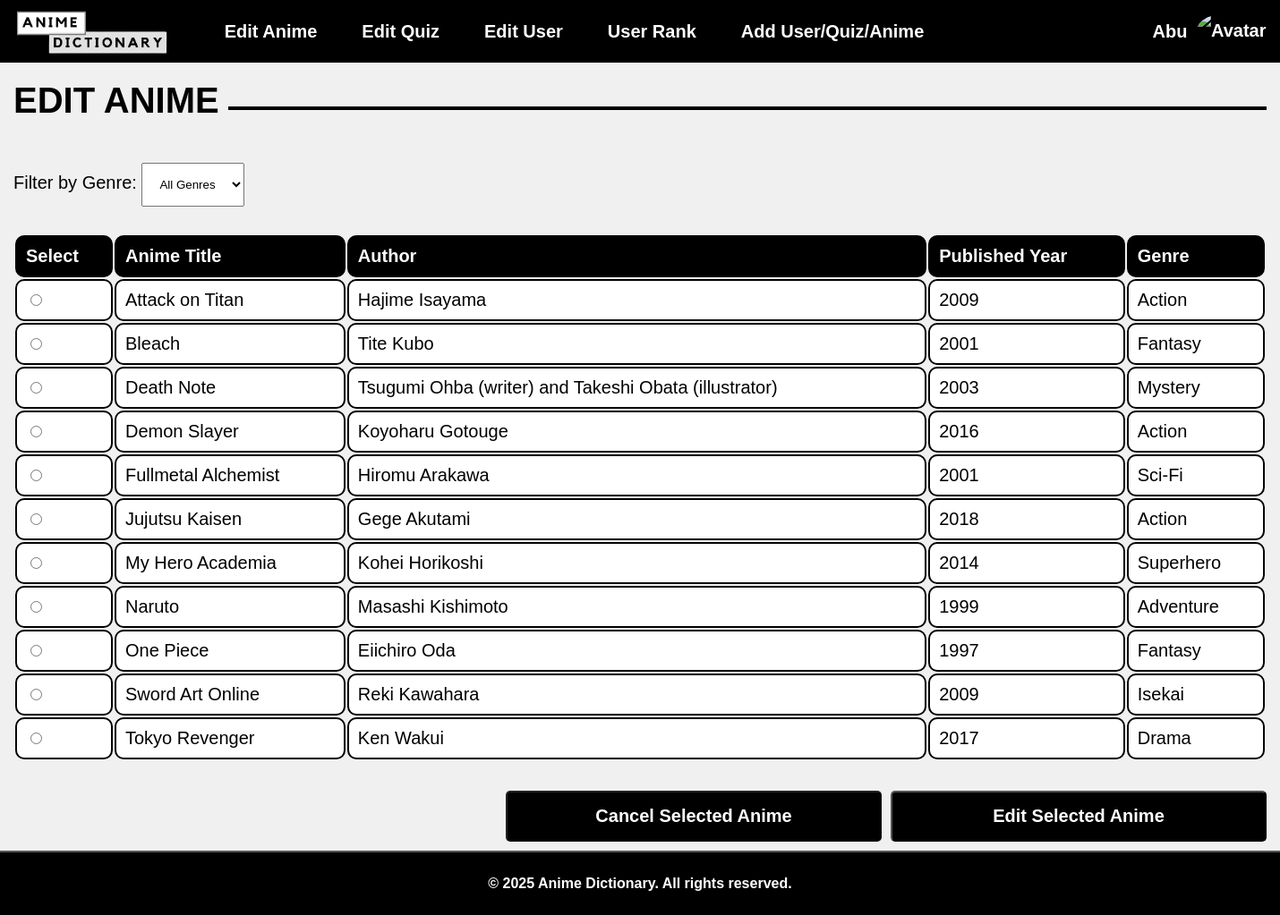
Screenshot of /edit-anime.php (signed in) with the database file from the repository.
### tables this page shows
CREATE TABLE IF NOT EXISTS `anime` (
  `AnimeID` varchar(4) NOT NULL,
  `AnimeTitle` varchar(100) DEFAULT NULL,
  `Author` varchar(100) NOT NULL,
  `PublishedYear` int NOT NULL,
  `Description` longtext NOT NULL,
  `Main_Character1` varchar(100) NOT NULL,
  `Main_Character2` varchar(100) NOT NULL,
  `Main_Character3` varchar(100) NOT NULL,
  `Main_Character4` varchar(100) NOT NULL,
  `Main_Character5` varchar(100) NOT NULL,
  `ImagePath` varchar(100) NOT NULL,
  `CategoryID` varchar(4) DEFAULT NULL,
  PRIMARY KEY (`AnimeID`),
  KEY `CategoryID` (`CategoryID`)
);

CREATE TABLE IF NOT EXISTS `category` (
  `CategoryID` varchar(4) NOT NULL,
  `Genre` varchar(30) DEFAULT NULL,
  `Genre_Pic` varchar(255) NOT NULL,
  PRIMARY KEY (`CategoryID`)
);

### edit-anime.php (the view, shortened to what this page needs)
<?php
include('connection.php');
include('header.php');
$query = "SELECT a.AnimeID, a.AnimeTitle, a.Author, a.PublishedYear, c.Genre
          FROM Anime a
          JOIN Category c ON a.CategoryID = c.CategoryID";
$query .= " ORDER BY a.AnimeTitle";
$result = mysqli_query($condb, $query);
?>
<!DOCTYPE html>
<html>
<head>
</head>
<body>
    <div class="title-container">
        <h1>EDIT ANIME</h1><hr>
    </div>
    <div class="container">
        <form method="GET">
            <label for="category">Filter by Genre:</label>
            <select name="category" id="category" onchange="this.form.submit()">
                <option value="">All Genres</option>
            </select>
        </form>
        <form method="POST" action="edit-anime-details.php">
            <table>
                <tr>
                    <th>Select</th>
                    <th>Anime Title</th>
                    <th>Author</th>
                    <th>Published Year</th>
                    <th>Genre</th>
                </tr>
                <?php while ($row = mysqli_fetch_assoc($result)) { ?>
                    <tr>
                        <td><input type="radio" name="animeID" value="<?= $row['AnimeID'] ?>" required></td>
                        <td><?= htmlspecialchars($row['AnimeTitle']) ?></td>
                        <td><?= htmlspecialchars($row['Author']) ?></td>
                        <td><?= htmlspecialchars($row['PublishedYear']) ?></td>
                        <td><?= htmlspecialchars($row['Genre']) ?></td>
                    </tr>
                <?php } ?>
            </table>
            <br>
            <button type="submit">Edit Selected Anime</button>
        </form>
        <form method="POST" action="cancel-anime.php" onsubmit="return confirmCancel();">
            <button type="submit" class="cancel-btn" disabled id="cancelButton" style="margin-right:10px;">Cancel Selected Anime</button>
        </form>
    </div>
</body>
</html>
<?php include('footer.php'); ?>

### header.php (style rules this page uses)
body { margin: 0; padding: 0; background-color: #f0f0f0; font-family: 'Kollektif', sans-serif; min-height:calc(100vh); display:flex; flex-direction:column; font-weight:bold; }

### edit-anime.php (style rules this page uses)
.container { width: 1400px; padding: 0px 10px; margin: 0px auto; border-radius: 10px; font-size:20px; }
.title-container { width: 1400px; padding: 10px; margin:0px auto; margin-bottom:0; position:sticky; display: flex; align-items: center; gap: 10px; }
.title-container h1 { font-size: 40px; margin-top: 10px; white-space: nowrap; }
.title-container hr { flex-grow: 1; height: 4px; background: black; border: none; }
.container label { font-size:20px; font-weight:normal; }
table { width: 100%; border-collapse: seperate; margin-top: 20px; border-radius:10px; }
th, td { border: 2px solid rgb(0, 0, 0); padding: 10px; text-align: left; background-color:white; font-weight:normal; border-radius:10px; }
th { background:rgb(0, 0, 0); color: white; font-weight:bold; }
select, button { padding: 15px; margin: 10px 0; }
button { float:right; background:rgb(0, 0, 0); color: white; font-size:20px; cursor: pointer; font-weight:bold; font-family: 'Kollektif', sans-serif; border-radius:5px; width: 30%; }

### rows the page displays
anime: AnimeTitle "Attack on Titan", Author "Hajime Isayama", PublishedYear "2009", CategoryID.Genre "Action"
anime: AnimeTitle "Bleach", Author "Tite Kubo", PublishedYear "2001", CategoryID.Genre "Fantasy"
anime: AnimeTitle "Death Note", Author "Tsugumi Ohba (writer) and Takeshi Obata (illustrator)", PublishedYear "2003", CategoryID.Genre "Mystery"
anime: AnimeTitle "Demon Slayer", Author "Koyoharu Gotouge", PublishedYear "2016", CategoryID.Genre "Action"
anime: AnimeTitle "Fullmetal Alchemist", Author "Hiromu Arakawa", PublishedYear "2001", CategoryID.Genre "Sci-Fi"
anime: AnimeTitle "Jujutsu Kaisen", Author "Gege Akutami", PublishedYear "2018", CategoryID.Genre "Action"
anime: AnimeTitle "My Hero Academia", Author "Kohei Horikoshi", PublishedYear "2014", CategoryID.Genre "Superhero"
anime: AnimeTitle "Naruto", Author "Masashi Kishimoto", PublishedYear "1999", CategoryID.Genre "Adventure"
anime: AnimeTitle "One Piece", Author "Eiichiro Oda", PublishedYear "1997", CategoryID.Genre "Fantasy"
anime: AnimeTitle "Sword Art Online", Author "Reki Kawahara", PublishedYear "2009", CategoryID.Genre "Isekai"
anime: AnimeTitle "Tokyo Revenger", Author "Ken Wakui", PublishedYear "2017", CategoryID.Genre "Drama"

### other values shown
$_SESSION['Name'] "Abu"
